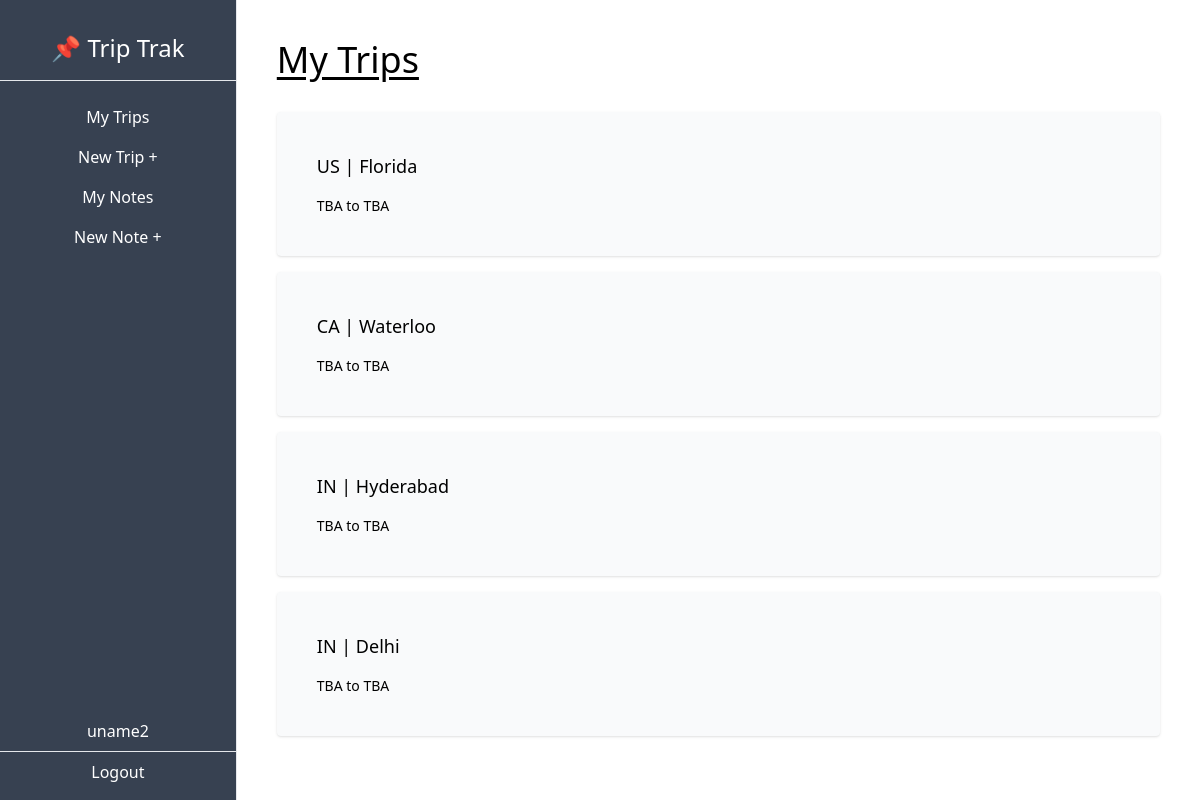
The app's page /dashboard/ (signed in) with its own data.
### trip/models.py (models this page shows, shortened)
class Trip(models.Model):
    city = models.CharField(max_length=50)
    country = models.CharField(max_length=2)
    start_date = models.DateField(blank=True, null=True)
    end_date = models.DateField(blank=True, null=True)
    owner = models.ForeignKey(User, on_delete=models.CASCADE, related_name='trips')

### trip/views.py (the view)
# urls.py: path('dashboard/', trips_list, name="trip-list"),
def trips_list(request):
    trips = Trip.objects.filter(owner=request.user)
    context = {
        "trips": trips
    }
    return render(request, 'trip/trip_list.html', context)

### trip/templates/trip/trip_list.html
{% extends 'trip/_base.html' %}
{% block content %}
<h1 class="text-4xl underline underline-offset-4 mb-8">My Trips</h1>
{% for trip in trips %}
    <a href="{% url 'trip-detail' trip.pk %}">
        <div class="bg-gray-50 p-10 rounded shadow my-4 hover:shadow-lg hover:cursor-pointer">
            <p class="text-lg">
                {{trip.country}} | {{trip.city}}
            </p>
            <p class="text-sm pt-4">
                {% if trip.start_date %}
                {{ trip.start_date|date:"F jS" }}
                {% else %}
                TBA
                {% endif %}
                to
                {% if trip.end_date %}
                {{ trip.end_date|date:"F jS" }}
                {% else %}
                TBA
                {% endif %}
            </p>
        </div>
    </a>
{% endfor %}
{% endblock content %}

### trip/templates/trip/_base.html (shortened to what this page needs)
<!DOCTYPE html>
<html lang="en">
    <head>
        <script src="https://cdn.tailwindcss.com"></script>
      </head>
<body>
    <div class="flex-col md:flex-row flex h-screen">
        <div class="md:h-screen bg-gray-700 text-white w-full md:w-1/4 md:max-w-xs py-2 md:pt-8 md:pb-2 flex flex-col items-center justify-start border-r">
            <div class="border-b w-full text-center pb-4 text-2xl">
                <h1>📌 Trip Trak</h1>
            </div>
            <div class="pt-4 w-full text-center">
                <ul class="flex md:flex-col justify-around px-2 md:px-0 pb-2 md:pb-0">
                    <a href="{% url 'trip-list' %}">
                        <li class="py-2 px-3 md:px-0 hover:bg-gray-600 hover:cursor-pointer">My Trips</li>
                    </a>
                    <a href="{% url 'trip-create' %}">
                        <li class="py-2 px-3 md:px-0 hover:bg-gray-600 hover:cursor-pointer">New Trip +</li>
                    </a>
                    <a href="{% url 'note-list' %}">
                        <li class="py-2 px-3 md:px-0 hover:bg-gray-600 hover:cursor-pointer">My Notes</li>
                    </a>
                    <a href="{% url 'note-create' %}">
                    <li class="py-2 px-3 md:px-0 hover:bg-gray-600 hover:cursor-pointer">New Note +</li>
                    </a>
                </ul>
            </div>
            <div class="mt-auto w-full text-center flex md:flex-col justify-evenly py-2 md:pt-0">
                <p class="">{{user.username}}</p>
                <hr class="my-2">
                <form method="post" action="{% url 'logout' %}">
                    <button type="submit">Logout</button>
                </form>
            </div>
        </div>
        <div class="w-full md:w-full p-10 overflow-auto">
            {% block content %}
            {% endblock content %}
        </div>
    </div>
</body>
</html>

### records on screen
Trip: country "US", city "Florida", shows "TBA"
Trip: country "CA", city "Waterloo", shows "TBA"
Trip: country "IN", city "Hyderabad", shows "TBA"
Trip: country "IN", city "Delhi", shows "TBA"

### other values on screen
{{ user.username }} "uname2"
